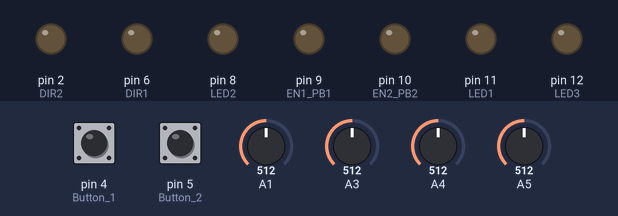
Recording of a sketch running on a simulated Arduino Uno, built with avr-gcc and run on an emulated ATmega328P. Shown: output pins drawn as LEDs (lit = HIGH). Dashed ring = blinking. The inputs (shaded band) are chosen by the test bench; at power-on: A3 = 512, pin 5 (Button_2) HIGH, A1 = 512, A4 = 512, pin 4 (Button_1) HIGH, A5 = 512.

Above: at 1.2 s.
1.3 s: A3 set to 55
2.8 s: A3 set to 47
At 3.1 s:
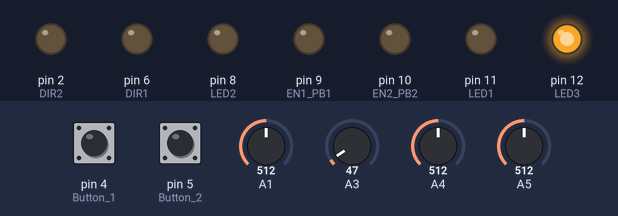
4.3 s: pin 5 (Button_2) pulled LOW for 0.15 s
At 6.1 s:
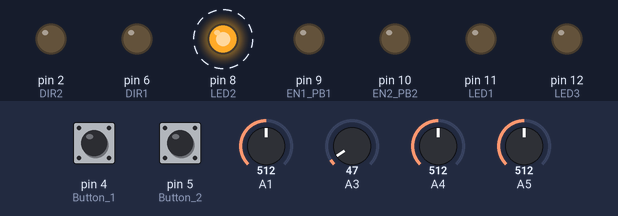
7.4 s: A1 set to 278
10.4 s: A1 set to 249
At 11.6 s:
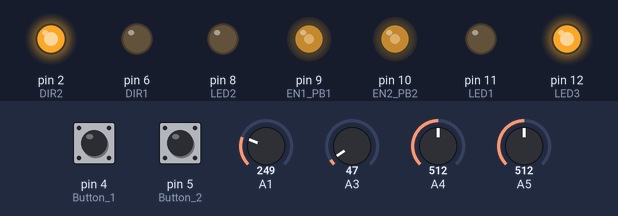
11.9 s: A4 set to 52
13.4 s: A4 set to 46
At 14.9 s:
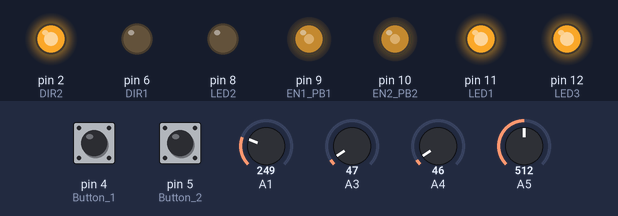
Timing chart, 0 to 16.2 s (numbered marks = the images above; inputs shaded):
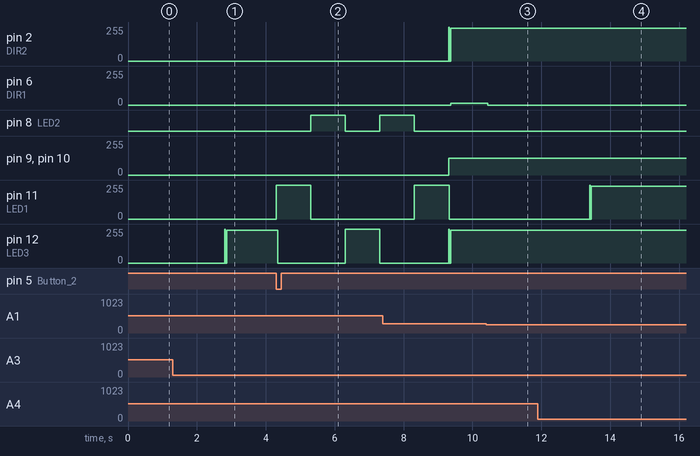

The sketch:

Minisumo.ino
```cpp
#include "Definations.h"

void setup() {
  pinMode(11, OUTPUT);//LED1 / PB3
  pinMode(8, OUTPUT);//LED2 / PB0
  pinMode(12, OUTPUT);//LED3 / PB4
  pinMode(6, OUTPUT);//DIR1 / PD6
  pinMode(2, OUTPUT);//DIR2 / PD2
  pinMode(9, OUTPUT);//EN1 PB1
  pinMode(10, OUTPUT);//EN2 PB2
  pinMode(4, INPUT);//Button 1 / PD4
  digitalWrite(4, HIGH);//internal pull-up on PD4
  pinMode(5, INPUT);//Button 2 / PD5
  digitalWrite(5, HIGH);//internal pull-up on PD5
  randomSeed(analogRead(A2));
  STATE = TEST;
}

void Forward() {analogWrite(9,MaxSpeed);analogWrite(10,MaxSpeed);digitalWrite(6, HIGH);digitalWrite(2, LOW);}
void Backward() {analogWrite(9,MaxSpeed);analogWrite(10,MaxSpeed);digitalWrite(6, LOW);digitalWrite(2, HIGH);}
void Right() {analogWrite(9,MaxSpeed);analogWrite(10,MaxSpeed);digitalWrite(6, LOW);digitalWrite(2, LOW);}
void Left() {analogWrite(9,MaxSpeed);analogWrite(10,MaxSpeed);digitalWrite(6, HIGH);digitalWrite(2, HIGH);}
void ForwardSLOW() {analogWrite(9,MediumSpeed);analogWrite(10,MediumSpeed);digitalWrite(6, HIGH);digitalWrite(2, LOW);}
void BackwardSLOW() {analogWrite(9,MediumSpeed);analogWrite(10,MediumSpeed);digitalWrite(6, LOW);digitalWrite(2, HIGH);}
void RightSLOW() {analogWrite(9,MediumSpeed);analogWrite(10,MediumSpeed);digitalWrite(6, LOW);digitalWrite(2, LOW);}
void LeftSLOW() {analogWrite(9,MediumSpeed);analogWrite(10,MediumSpeed);digitalWrite(6, HIGH);digitalWrite(2, HIGH);}
void RightSLOWradius() {analogWrite(9,LowSpeed);analogWrite(10,MediumSpeed);digitalWrite(6, HIGH);digitalWrite(2, LOW);}
void LeftSLOWradius() {analogWrite(9,MediumSpeed);analogWrite(10,LowSpeed);digitalWrite(6, HIGH);digitalWrite(2, LOW);}
void RightSLOWradiusBack() {analogWrite(9,LowSpeed);analogWrite(10,MediumSpeed);digitalWrite(6, LOW);digitalWrite(2, HIGH);}
void LeftSLOWradiusBack() {analogWrite(9,MediumSpeed);analogWrite(10,LowSpeed);digitalWrite(6, LOW);digitalWrite(2, HIGH);}
void RightradiusBack() {analogWrite(9,MediumSpeed);analogWrite(10,MaxSpeed);digitalWrite(6, LOW);digitalWrite(2, HIGH);}
void LeftradiusBack() {analogWrite(9,MaxSpeed);analogWrite(10,MediumSpeed);digitalWrite(6, LOW);digitalWrite(2, HIGH);}
void Rightradius() {analogWrite(9,MediumSpeed);analogWrite(10,MaxSpeed);digitalWrite(6, HIGH);digitalWrite(2, LOW);}
void Leftradius() {analogWrite(9,MaxSpeed);analogWrite(10,MediumSpeed);digitalWrite(6, HIGH);digitalWrite(2, LOW);}
void Stop() {analogWrite(9,0);analogWrite(10,0);}
int SHARP_VAL = 0;

void loop()
{
  led1OFF;
  led2OFF;
  led3OFF;
  led4OFF;

  SHARP_VAL = map(analogRead(A1), 640, 140, 0, 100);

  if(button2)
  { STATE = START; }
  if(button1)
  { STATE = TEST; }

  if(STATE == START)
  {
    Stop();
    blinkLeds(5000);
    STATE = DRIVE;
  }
  if(STATE == DRIVE)
  {
    if(SHARP_VAL <= 75)
    { Forward(); }
    else
    { RightSLOW(); }

    if(seeSomething()){led4ON;}
    if(SEN_BACK) {led2ON;}
    if(SEN_LEFT) {led1ON;}
    if(SEN_RIGHT) {led3ON;}

    if((SEN_RIGHT || SEN_LEFT)
    || (SEN_RIGHT && SEN_LEFT))
    { Backward(); }
    if(SEN_BACK)
    { Forward(); }

    delay(10);
  }
  if(STATE == TEST)
  {
    Stop();
    if(SEN_BACK) led2ON;
    if(SEN_LEFT) led1ON;
    if(SEN_RIGHT) led3ON;
    if(seeSomething()) led4ON;

    delay(10);
  }
}

boolean seeSomething()
{ return SHARP_VAL <= 75; }
```

Definations.h
```cpp
#define led1ON digitalWrite(11, HIGH);
#define led1OFF digitalWrite(11, LOW);
#define led2ON digitalWrite(8, HIGH);
#define led2OFF digitalWrite(8, LOW);
#define led3ON digitalWrite(12, HIGH);
#define led3OFF digitalWrite(12, LOW);
#define led4ON digitalWrite(13, HIGH);
#define led4OFF digitalWrite(13, LOW);
#define button1 !digitalRead(4)//If pressed, returns TRUE
#define button2 !digitalRead(5)
#define SEN_BACK analogRead(A5)<50//White returns TRUE, black returns FALSE
#define SEN_LEFT analogRead(A4)<50
#define SEN_RIGHT analogRead(A3)<50
#define MaxSpeed 125
#define MediumSpeed 100
#define LowSpeed 90

int STATE = 0;
int START = 2;
int DRIVE = 224;
int TEST = 352;

int sensorValue,TestType=0;
long startTime,startTime2;
long elapsedTime,elapsedTime2;
int SHARPreadcount=0;
int Sens=0;
int State=0,OldState=0;
int SHARPon=1;
```

Other.ino
```cpp
//RSP funkcijas : begin
void blinkLeds(int len)
{
  led1ON;
  led2OFF;
  led3OFF;
  delay(len/5);
  led1OFF;
  led2ON;
  led3OFF;
  delay(len/5);
  led1OFF;
  led2OFF;
  led3ON;
  delay(len/5);
  led1OFF;
  led2ON;
  led3OFF;
  delay(len/5);
  led1ON;
  led2OFF;
  led3OFF;
  delay(len/5);
}
//RSP funkcijas : end
```

Unused.ino
```cpp
/*  startTime=millis();
  while(button1){
  elapsedTime=millis()-startTime;
  if(elapsedTime>1000) {TestType=1;led1ON;}
  if(elapsedTime>2000) {TestType=2;led2ON;}
  if(elapsedTime>3000) {TestType=3;led3ON;}
}
if(TestType)
{
  led1OFF;
  delay(500);
  led2OFF;
  delay(500);
  led3OFF;
  delay(500);
}
  switch (TestType) {
    case 1:
      while(1)
      {
        if(analogRead(A1)>100){led4ON;}else{led4OFF;}
     }
      break;
    case 2:
    while(1){
      if(SEN_BACK) {led3ON;} else {led3OFF;}
      if(SEN_LEFT) {led2ON;} else {led2OFF;}
      if(SEN_RIGHT) {led1ON;} else {led1OFF;}
    }
      break;
    case 3:
      led1ON;delay(300);led2ON;delay(300);led3ON;
      ForwardSLOW();delay(600);BackwardSLOW();delay(600);RightSLOW();delay(600);LeftSLOW();delay(600);Stop();delay(600);
      Forward();delay(600);Backward();delay(600);Right();delay(600);Left();delay(600);Stop();delay(600);
      RightSLOWradius();delay(600);RightSLOWradiusBack();delay(600);LeftSLOWradius();delay(600);LeftSLOWradiusBack();delay(600);Stop();
      Rightradius();delay(600);RightradiusBack();delay(600);Leftradius();delay(600);LeftradiusBack();delay(600);Stop();
      break;
  }*/
```

Measured:
- the behaviour switches between 50 and 49 on A3 (found by bisection; images 0 and 1)
- the behaviour switches between 261 and 260 on A1 (found by bisection; images 2 and 3)
- the behaviour switches between 50 and 49 on A4 (found by bisection; images 3 and 4)
- after the input at 1.3 s, every drawn part: stays the same
- after the input at 2.8 s, pin 12 (LED3): 0/255 → 245/255 at once
- after the input at 4.3 s, pin 8 (LED2): LOW → HIGH after 1.0 s, → LOW 1.0 s later, → HIGH 1.0 s later; pin 11 (LED1): 0/255 → 255/255 at once, → 0/255 1.0 s later; pin 12 (LED3): 245/255 → 0/255 at once, → 255/255 2.0 s later, → 0/255 1.0 s later
- after the input at 10.4 s, pin 6 (DIR1): 12/255 → 0/255 after 0.05 s
- after the input at 13.4 s, pin 11 (LED1): 0/255 → 247/255 at once
